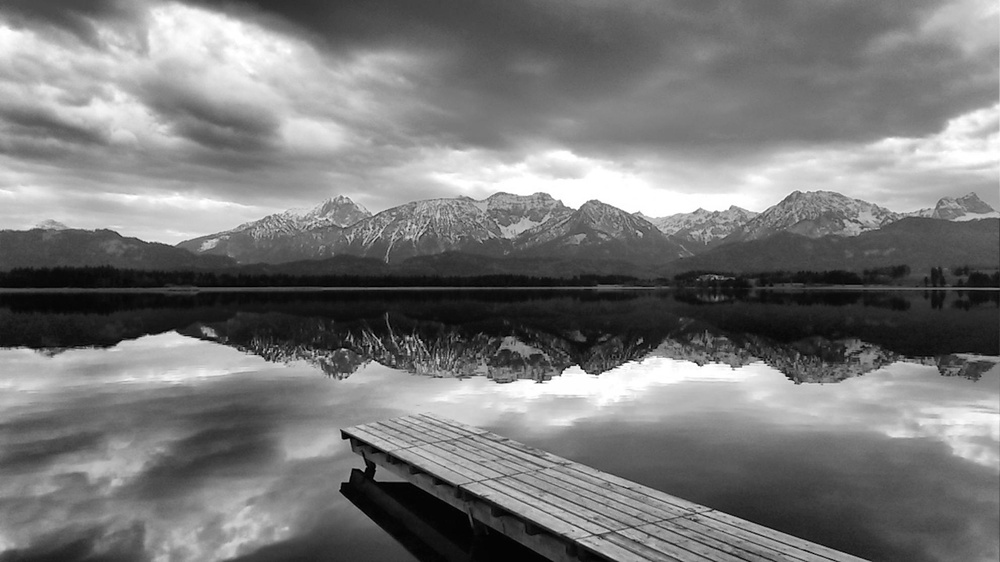
#> input picture image.jpg, 1000 x 562 px, shrunk from 1984 x 1116 before the run, found by its file name
$ jupyter execute Q6.ipynb
#> lines starting #> are read from the running program, lines starting #| are printed output that depends on the picture
[cell 1]
import cv2
import numpy as np
import matplotlib.pyplot as plt

img_path = r'..\image.jpg'
img = cv2.imread(img_path)
#> img is the input picture: shape (562, 1000, 3); min 0, max 255, mean 120.7
if img is None:
    raise FileNotFoundError(f"Cannot load image at {img_path}")
# Convert BGR→RGB for display
img_rgb = cv2.cvtColor(img, cv2.COLOR_BGR2RGB)

plt.figure(figsize=(5,5))
plt.imshow(img_rgb)
plt.title("Original Image")
plt.axis('off')

[cell 2]
# Translation
# shift right by 50 px, down by 30 px
tx, ty = 50, 30
M_trans = np.array([[1, 0, tx],
                    [0, 1, ty]], dtype=np.float32)
translated = cv2.warpAffine(img, M_trans, (img.shape[1], img.shape[0]))
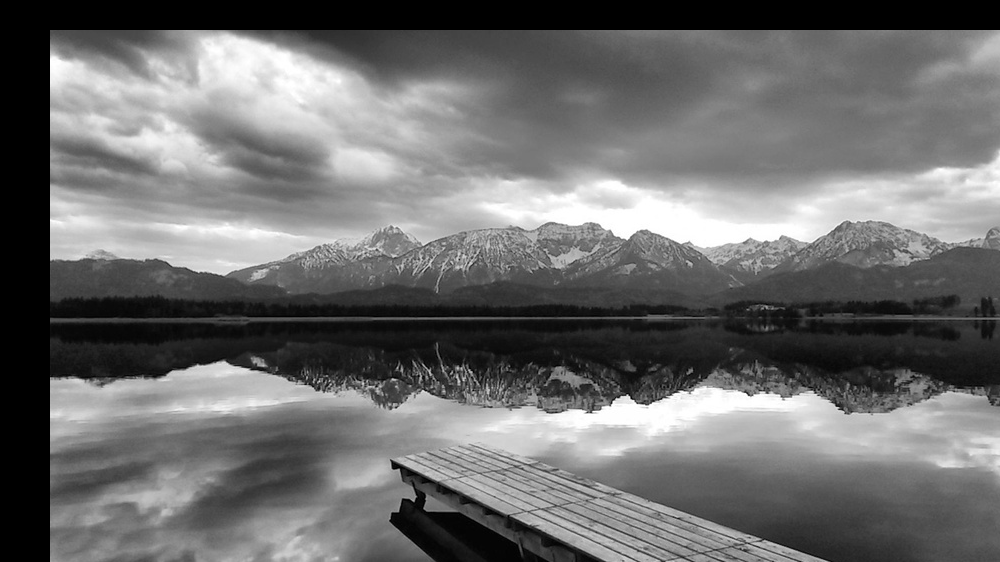
#> translated: shape (562, 1000, 3); min 0, max 255, mean 109.6
translated_rgb = cv2.cvtColor(translated, cv2.COLOR_BGR2RGB)

plt.figure(figsize=(5,5))
plt.imshow(translated_rgb)
plt.title(f"Translated (x={tx}, y={ty})")
plt.axis('off')

[cell 3]
# Rotation & Scaling
h, w = img.shape[:2]
#> h = 562; w = 1000
center = (w//2, h//2)
#> center = (500, 281)

# Rotate 45° about center
angle = 45
M_rot = cv2.getRotationMatrix2D(center, angle, 1.0)
rotated = cv2.warpAffine(img, M_rot, (w, h))
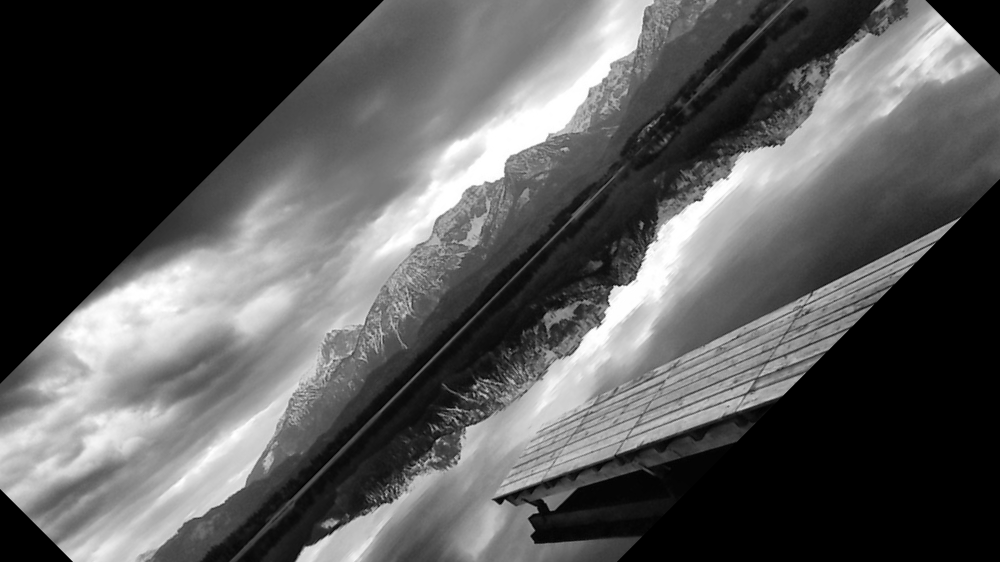
#> rotated: shape (562, 1000, 3); min 0, max 255, mean 88.2
rotated_rgb = cv2.cvtColor(rotated, cv2.COLOR_BGR2RGB)

# Scale by 1.5× around top-left corner
scale = 1.5
M_scale = np.array([[scale, 0, 0],
                    [0, scale, 0]], dtype=np.float32)
scaled = cv2.warpAffine(img, M_scale, (int(w*scale), int(h*scale)))
scaled_rgb = cv2.cvtColor(scaled, cv2.COLOR_BGR2RGB)

fig, axes = plt.subplots(1, 2, figsize=(10,5))
axes[0].imshow(rotated_rgb)
axes[0].set_title(f"Rotated {angle}°")
axes[1].imshow(scaled_rgb)
axes[1].set_title(f"Scaled ×{scale}")
for ax in axes:
    ax.axis('off')
plt.show()
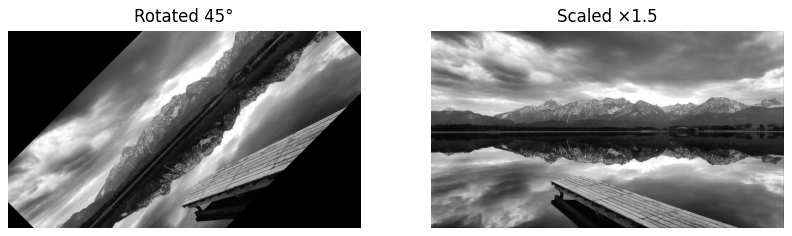
#> figure drawn by matplotlib, 2 panels

[cell 4]
#  Skewing (Shear)
# shear X by 0.3, shear Y by 0.0
shear_x = 0.3
shear_y = 0.0
M_shear = np.array([[1, shear_x, 0],
                    [shear_y, 1, 0]], dtype=np.float32)
# output width increased to accommodate skew
new_w = int(w + abs(shear_x) * h)
#> new_w = 1168
new_h = int(h + abs(shear_y) * w)
#> new_h = 562
sheared = cv2.warpAffine(img, M_shear, (new_w, new_h))
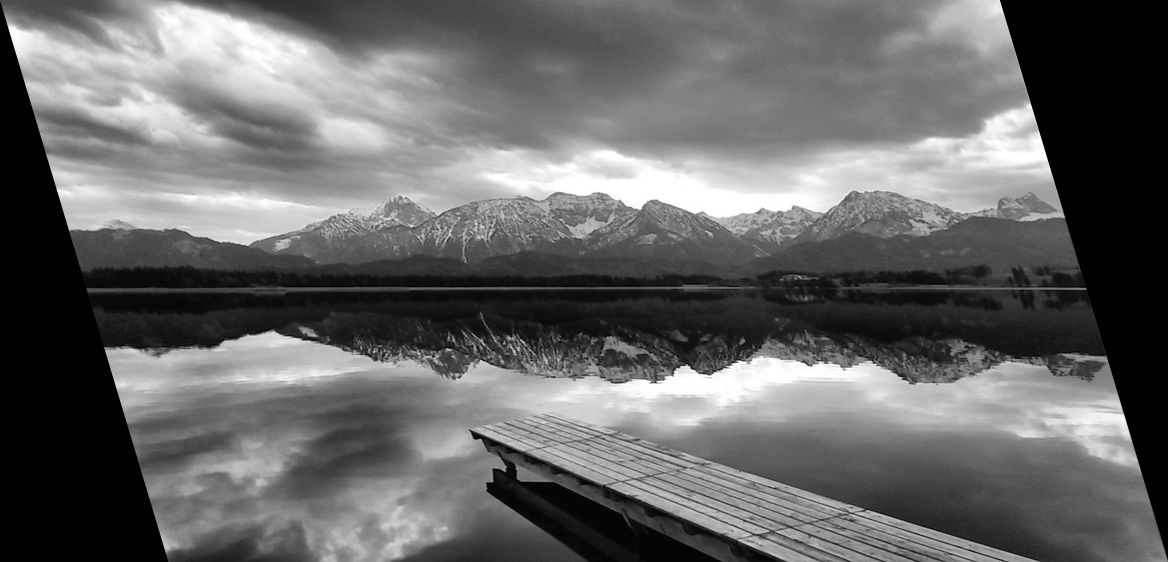
#> sheared: shape (562, 1168, 3); min 0, max 255, mean 103.4
sheared_rgb = cv2.cvtColor(sheared, cv2.COLOR_BGR2RGB)

plt.figure(figsize=(6,6))
plt.imshow(sheared_rgb)
plt.title(f"Skewed (shear_x={shear_x}, shear_y={shear_y})")
plt.axis('off')
